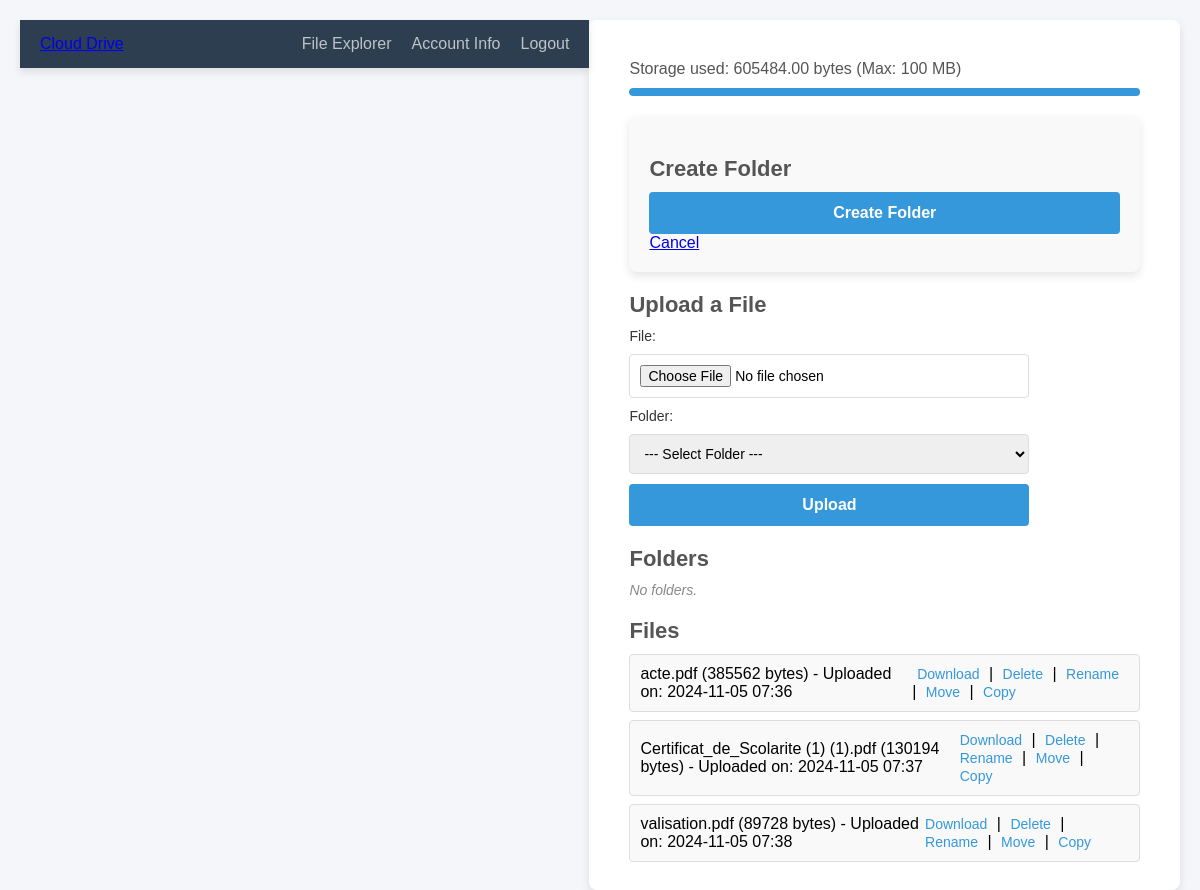
The app's page /register/file_explorer/ (signed in) with its own data.
### cloud_drive_app/models.py (models this page shows, shortened)
class UserFile(models.Model):
    user = models.ForeignKey(User, on_delete=models.CASCADE)
    folder = models.ForeignKey('Folder', on_delete=models.CASCADE, null=True, blank=True, related_name='files')
    file = models.FileField(upload_to='user_files/')
    uploaded_at = models.DateTimeField(auto_now_add=True)
    modified_at = models.DateTimeField(auto_now=True)  # New field for last modification time
    file_name = models.CharField(max_length=255)
    file_size = models.PositiveIntegerField()

### cloud_drive_app/views.py (the view, shortened to what this page needs)
# urls.py: path('file_explorer/', views.file_explorer_view, name='file_explorer'),
@login_required
def file_explorer_view(request, folder_id=None):
    current_folder = None
    if folder_id:
        current_folder = get_object_or_404(Folder, id=folder_id, user=request.user)
    form = FileUploadForm(user=request.user)
    subfolders = Folder.objects.filter(user=request.user, parent_folder=current_folder)
    user_files = UserFile.objects.filter(user=request.user, folder=current_folder)
    current_storage = calculate_user_storage_usage(request.user)
    return render(request, 'file_explorer.html', {
        'form': form,
        'subfolders': subfolders,
        'user_files': user_files,
        'current_folder': current_folder,
        'current_storage': current_storage,
    })

### cloud_drive_app/forms.py (shortened to what this page needs)
class FileUploadForm(forms.ModelForm):
    folder = forms.ModelChoiceField(queryset=Folder.objects.none(), required=False, empty_label="--- Select Folder ---")
    class Meta:
        model = UserFile
        fields = ['file', 'folder']
    def __init__(self, *args, **kwargs):
        user = kwargs.pop('user', None)
        super().__init__(*args, **kwargs)
        if user:
            self.fields['folder'].queryset = Folder.objects.filter(user=user)

### cloud_drive_app/views.py (called while the page is built)
def calculate_user_storage_usage(user):
    storage_usage = UserFile.objects.filter(user=user).aggregate(total_size=Sum('file_size'))
    return storage_usage['total_size'] or 0

### cloud_drive_app/templates/file_explorer.html (shortened to what this page needs)
{% load static %}
<!DOCTYPE html>
<html lang="en">
<head>
    <link rel="stylesheet" href="{% static 'css/style.css' %}">
</head>
<body>
    {% include 'navbar.html' %}
    <div class="file-explorer-container">
        <p class="storage-info">Storage used: {{ current_storage|floatformat:2 }} bytes (Max: 100 MB)</p>
        <div class="storage-bar">
            <div class="storage-bar-used" style="width: {{ storage_percentage }}%;"></div>
        </div>
        <div class="main-content">
            <h2>Create Folder</h2>
            <form method="post">
                <button type="submit">Create Folder</button>
            </form>
            <a href="{% if parent_folder %}{% url 'file_explorer' parent_folder.id %}{% else %}{% url 'file_explorer' %}{% endif %}">Cancel</a>
        </div>
        <h2>Upload a File</h2>
        <form method="post" enctype="multipart/form-data" class="upload-form">
            <label for="file">File:</label>
            <input type="file" name="file" id="file" required>
            <label for="folder">Folder:</label>
            <select name="folder" id="folder">
                <option value="">--- Select Folder ---</option>
            </select>
            <button type="submit" name="upload_file">Upload</button>
        </form>
        <h2>Folders</h2>
        {% if subfolders %}
            <ul class="folder-list">
                {% for folder in subfolders %}
                    <li>
                        <span>{{ folder.name }}</span>
                        <span>
                            <a href="{% url 'file_explorer' folder.id %}">Open</a> |
                            <a href="{% url 'rename_folder' folder.id %}">Rename</a> |
                            <a href="{% url 'delete_folder' folder.id %}">Delete</a>
                        </span>
                    </li>
                {% endfor %}
            </ul>
        {% else %}
            <p class="no-content">No folders.</p>
        {% endif %}
        <h2>Files</h2>
        {% if user_files %}
            <ul class="file-list">
                {% for file in user_files %}
                    <li>
                        <span>{{ file.file_name }} ({{ file.file_size }} bytes) - Uploaded on: {{ file.uploaded_at|date:"Y-m-d H:i" }}</span>
                        <span>
                            <a href="{% url 'download_file' file.id %}">Download</a> |
                            <a href="{% url 'delete_file' file.id %}">Delete</a> |
                            <a href="{% url 'rename_file' file.id %}">Rename</a> |
                            <a href="{% url 'move_file' file.id %}">Move</a> |
                            <a href="{% url 'copy_file' file.id %}">Copy</a>
                        </span>
                    </li>
                {% endfor %}
            </ul>
        {% else %}
            <p class="no-content">No files.</p>
        {% endif %}
    </div>
</body>
</html>

### cloud_drive_app/static/css/style.css (style rules this page uses)
* { margin: 0; padding: 0; box-sizing: border-box; font-family: Arial, sans-serif; }
body { display: flex; justify-content: center; align-items: flex-start; min-height: 100vh; background-color: #f5f6fa; padding: 20px; }
form { display: flex; flex-direction: column; gap: 10px; }
input[type="text"], input[type="email"], input[type="password"], input[type="file"], select { width: 100%; padding: 12px; border: 1px solid #dcdcdc; border-radius: 4px; font-size: 16px; }
button[type="submit"] { padding: 12px; font-size: 16px; font-weight: bold; color: #ffffff; background-color: #3498db; border: none; border-radius: 4px; cursor: pointer; transition: background-color 0.3s ease; }
p { margin-top: 20px; font-size: 14px; color: #555555; }
.main-content { width: 100%; max-width: 1200px; margin: 0 auto; padding: 20px; background-color: #f9f9f9; border-radius: 8px; box-shadow: 0 4px 10px rgba(0, 0, 0, 0.1); }
.file-explorer-container { width: 100%; max-width: 1200px; padding: 20px 40px; background-color: #ffffff; border-radius: 8px; box-shadow: 0 4px 10px rgba(0, 0, 0, 0.1); }
.storage-info { font-size: 16px; color: #555; margin-bottom: 10px; }
.storage-bar { position: relative; width: 100%; height: 8px; background-color: #e0e0e0; border-radius: 4px; overflow: hidden; margin-top: 5px; margin-bottom: 20px; }
.storage-bar-used { height: 100%; background-color: #3498db; border-radius: 4px 0 0 4px; transition: width 0.3s ease; }
h2 { font-size: 22px; color: #555; margin: 20px 0 10px; }
.upload-form { display: flex; flex-direction: column; gap: 10px; max-width: 400px; margin-bottom: 20px; }
.upload-form label { font-size: 14px; color: #333; }
.upload-form input[type="file"], .upload-form select { padding: 10px; border: 1px solid #ddd; border-radius: 4px; font-size: 14px; width: 100%; }
.upload-form button[type="submit"] { padding: 12px; font-size: 16px; font-weight: bold; color: #ffffff; background-color: #3498db; border: none; border-radius: 4px; cursor: pointer; transition: background-color 0.3s ease; }
.folder-list, .file-list { list-style-type: none; padding: 0; margin-top: 10px; }
.folder-list li, .file-list li { padding: 10px; border: 1px solid #ddd; border-radius: 4px; background-color: #f9f9f9; margin-bottom: 8px; display: flex; justify-content: space-between; align-items: center; transition: background-color 0.2s ease; }
.folder-list li a, .file-list li a { color: #3498db; font-size: 14px; text-decoration: none; margin: 0 5px; }
.no-content { color: #888; font-style: italic; font-size: 14px; margin-top: 5px; }

### records on screen
UserFile: file_name "acte.pdf", file_size "385562", uploaded_at "2024-11-05 07:36"
UserFile: file_name "Certificat_de_Scolarite (1) (1).pdf", file_size "130194", uploaded_at "2024-11-05 07:37"
UserFile: file_name "valisation.pdf", file_size "89728", uploaded_at "2024-11-05 07:38"

### other values on screen
{{ current_storage|floatformat:2 }} "605484.00"
